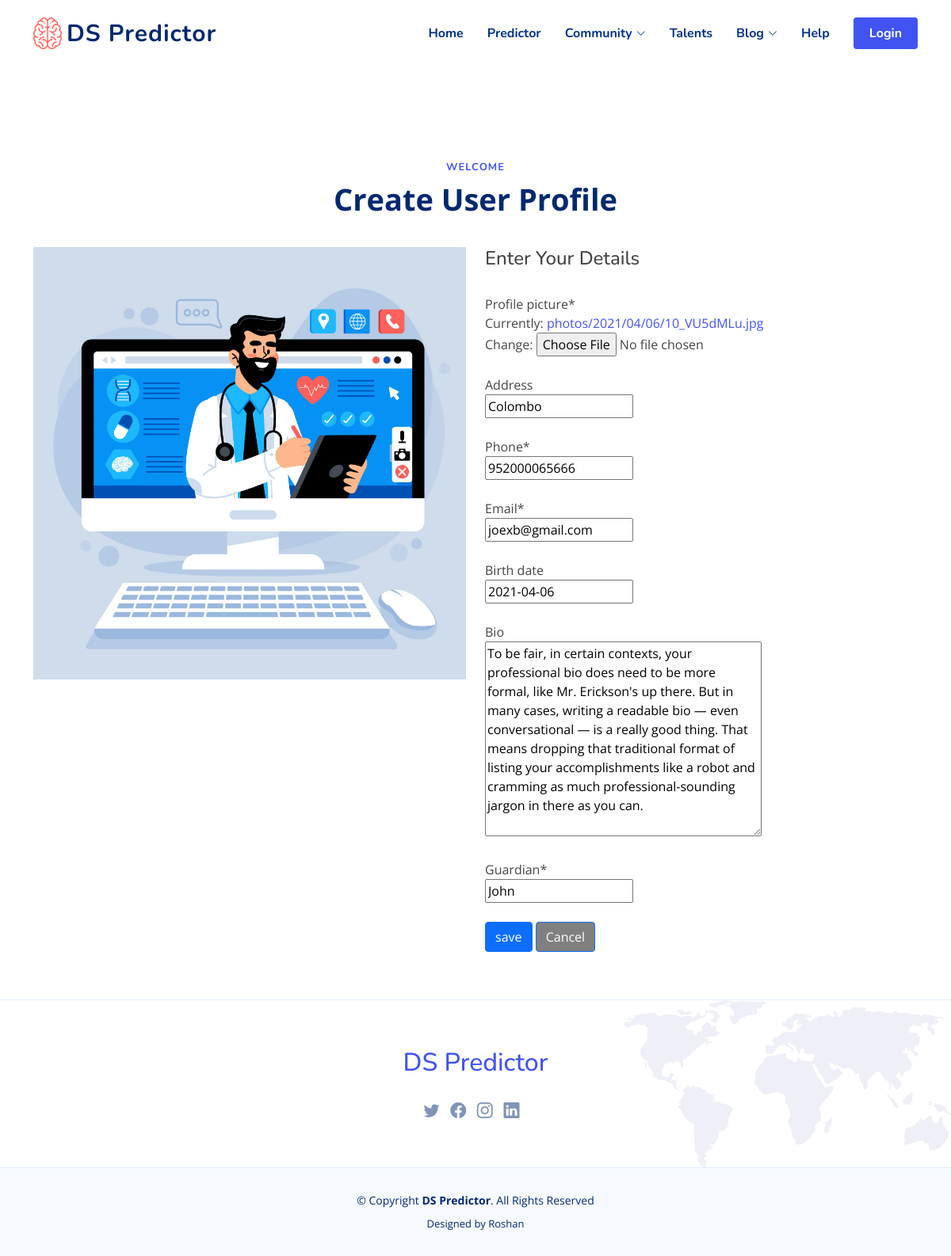
The app's page /accounts/patient/2/edit with its own data.
### accounts/models.py (models this page shows, shortened)
class Patient(models.Model):
    p_id = models.AutoField(primary_key=True)
    user = models.ForeignKey(User,on_delete=models.CASCADE)
    profile_picture = models.ImageField(upload_to='photos/%Y/%m/%d/')
    address = models.CharField(max_length=200,blank=True)
    birth_date = models.DateField(default=datetime.now, blank=True)
    bio = models.TextField(max_length=1000,blank=True)
    email = models.EmailField(max_length=254, unique=True)
    guardian = models.CharField(max_length=150,null=True)
    phone = models.CharField(max_length=12, unique=True)
    is_instuctor = models.BooleanField(default=False)

### accounts/views.py (the view)
# urls.py: path('patient/<pk>/edit', views.PatientUpdateView.as_view(), name='edit-profiledata'),
class PatientUpdateView(SuccessMessageMixin, UpdateView):
    model = Patient
    form_class = PatientForm
    success_url = 'edit-profile'
    success_message = "Yor details has been updated successfully"
    template_name = "accounts/edit_profile.html"
    def get_context_data(self, **kwargs):
        context = super().get_context_data(**kwargs)
        context["savebtn"] = 'Save Changes'
        return context

### accounts/forms.py
class PatientForm(forms.ModelForm):
    class Meta:
        model = Patient
        fields = [
                  'phone',
                  'email',
                  'address',
                  'birth_date',
                  'profile_picture',
                  'guardian',
                  'bio',
                  ]

### templates/accounts/edit_profile.html (shortened to what this page needs)
{% extends 'base.html' %}
{% load static %}
{% block content %}
{% load crispy_forms_tags %}
<section id="contact" class="contact">
  <br>
  <br>
  <br>
  <br>
  <br>
  <br>
  <div class="container" data-aos="fade-up">
    <header class="section-header">
      <h2>Welcome </h2>
      <p>Create User Profile</p>
    </header>
    <div class="row gy-4">
      <div class="col-lg-6">
        <img src="{% static 'assets/img/login.jpg' %}" class="img-fluid" alt="">
      </div>
      <div class="col-lg-6">
        <form method="POST" enctype="multipart/form-data" >
          <div class="row gy-4">
            <h4>Enter Your Details</h4>
                             {{ form.profile_picture|as_crispy_field }}
                             {{ form.address|as_crispy_field }}
                             {{ form.phone|as_crispy_field }}
                             {{ form.email|as_crispy_field }}
                             {{ form.birth_date|as_crispy_field }}
                              {{ form.bio|as_crispy_field }}
                              {{ form.guardian|as_crispy_field }}
            <div class="col-md-12 ">
              <button type="submit" class="btn btn-primary button" value="save" > save </button>
              <a href="" class="btn btn-primary button" style="background-color:grey;">Cancel</a>
            </div>
          </div>
        </form>
      </div>
    </div>
  </div>
</section>
{% endblock %}

### dspredictor/static/assets/css/style.css (style rules this page uses)
:root { scroll-behavior: smooth; }
body { font-family: "Open Sans", sans-serif; color: #444444; }
a { color: #4154f1; text-decoration: none; }
h1, h2, h3, h4, h5, h6 { font-family: "Nunito", sans-serif; }
section { padding: 60px 0; overflow: hidden; }
.section-header { text-align: center; padding-bottom: 40px; }
.section-header h2 { font-size: 13px; letter-spacing: 1px; font-weight: 700; margin: 0; color: #4154f1; text-transform: uppercase; }
.section-header p { margin: 10px 0 0 0; padding: 0; font-size: 38px; line-height: 42px; font-weight: 700; color: #012970; }

### records on screen
Patient: address "Colombo", phone "952000065666", email "joexb@gmail.com", birth_date "2021-04-06", bio "To be fair, in certain contexts, your professional bio does need to be more formal, like Mr. Erickson's up there. But in many cases, writing a readable bio — even conversational — is a really good thing. That means dropping that traditional format of listing your accomplishments like a robot and cramming as much professional-sounding jargon in there as you can.", guardian "John"
